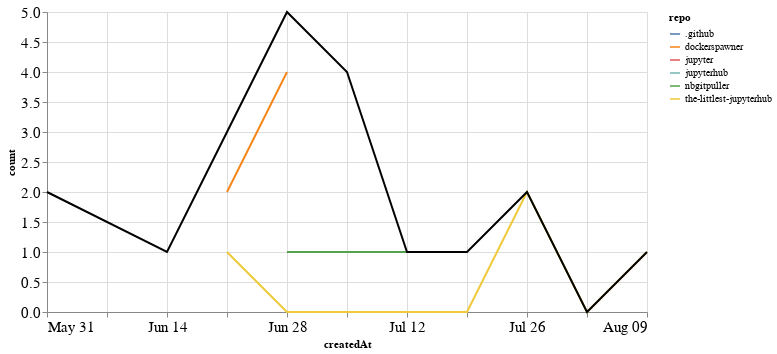

Write notebook code for a chart like this one.
### Markdown cell above
## PRs

### Code cell
prs_time = prs.groupby('repo').resample('W', on='createdAt').count()['author'].reset_index()
prs_time = prs_time.rename(columns={'author': 'count'})
prs_time_total = prs_time.groupby('createdAt').agg({"count": "sum"}).reset_index()

ch1 = alt.Chart(prs_time, width=600).mark_line().encode(
    x='createdAt',
    y='count',
    color='repo',
    tooltip="repo"
)

ch2 = alt.Chart(prs_time_total, width=600).mark_line(color="black").encode(
    x='createdAt',
    y='count',
)

ch1 + ch2

### Figure 1 — Vega-Lite specification as saved in the notebook (floating-point values rounded to 4 significant figures)
{"config": {"axisLeft": {"labelFontSize": 15}, "axisBottom": {"labelFontSize": 15}}, "layer": [{"data": {"name": "data-93c249d2e5ec1b175565545981b728ba"}, "mark": "line", "encoding": {"color": {"type": "nominal", "field": "repo"}, "tooltip": {"type": "nominal", "field": "repo"}, "x": {"type": "temporal", "field": "createdAt"}, "y": {"type": "quantitative", "field": "count"}}, "width": 600}, {"data": {"name": "data-c4a15ce9905280301e40724696ed475f"}, "mark": {"type": "line", "color": "black"}, "encoding": {"x": {"type": "temporal", "field": "createdAt"}, "y": {"type": "quantitative", "field": "count"}}, "width": 600}], "$schema": "https://vega.github.io/schema/vega-lite/v4.8.1.json", "datasets": {"data-93c249d2e5ec1b175565545981b728ba": [{"repo": ".github", "createdAt": "2020-06-14T00:00:00", "count": 1}, {"repo": "dockerspawner", "createdAt": "2020-06-21T00:00:00", "count": 2}, {"repo": "dockerspawner", "createdAt": "2020-06-28T00:00:00", "count": 4}, {"repo": "jupyter", "createdAt": "2020-07-05T00:00:00", "count": 3}, {"repo": "jupyterhub", "createdAt": "2020-05-31T00:00:00", "count": 2}, {"repo": "nbgitpuller", "createdAt": "2020-06-28T00:00:00", "count": 1}, {"repo": "nbgitpuller", "createdAt": "2020-07-05T00:00:00", "count": 1}, {"repo": "nbgitpuller", "createdAt": "2020-07-12T00:00:00", "count": 1}, {"repo": "nbgitpuller", "createdAt": "2020-07-19T00:00:00", "count": 1}, {"repo": "the-littlest-jupyterhub", "createdAt": "2020-06-21T00:00:00", "count": 1}, {"repo": "the-littlest-jupyterhub", "createdAt": "2020-06-28T00:00:00", "count": 0}, {"repo": "the-littlest-jupyterhub", "createdAt": "2020-07-05T00:00:00", "count": 0}, {"repo": "the-littlest-jupyterhub", "createdAt": "2020-07-12T00:00:00", "count": 0}, {"repo": "the-littlest-jupyterhub", "createdAt": "2020-07-19T00:00:00", "count": 0}, {"repo": "the-littlest-jupyterhub", "createdAt": "2020-07-26T00:00:00", "count": 2}, {"repo": "the-littlest-jupyterhub", "createdAt": "2020-08-02T00:00:00", "count": 0}, {"repo": "the-littlest-jupyterhub", "createdAt": "2020-08-09T00:00:00", "count": 1}], "data-c4a15ce9905280301e40724696ed475f": [{"createdAt": "2020-05-31T00:00:00", "count": 2}, {"createdAt": "2020-06-14T00:00:00", "count": 1}, {"createdAt": "2020-06-21T00:00:00", "count": 3}, {"createdAt": "2020-06-28T00:00:00", "count": 5}, {"createdAt": "2020-07-05T00:00:00", "count": 4}, {"createdAt": "2020-07-12T00:00:00", "count": 1}, {"createdAt": "2020-07-19T00:00:00", "count": 1}, {"createdAt": "2020-07-26T00:00:00", "count": 2}, {"createdAt": "2020-08-02T00:00:00", "count": 0}, {"createdAt": "2020-08-09T00:00:00", "count": 1}]}}
